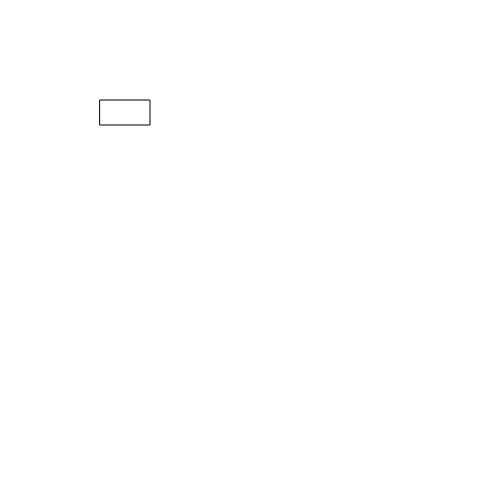
Frame 1 (no input)
Frame 60 (no input): identical to frame 1, image omitted
Frame 120 (the mouse pressed at the canvas centre since frame 60): identical to frame 1, image omitted

The p5.js sketch that drew this single still picture (run headless with seeded random() and noise() and a simulated clock; from frame 60 on, the mouse is pressed at the canvas centre):

// p5.js sketch
// ── sketch.js
let myCar1 ;

function setup() {
  createCanvas(500, 500);
  myCar1 = new Car();
}

function draw() {
  background('white');
  myCar1.display() ;
}

class Car {

  constructor() {
    //attributes
    this.x = 100 ;
  }

  //methods
  display(){
    rect(this.x, 100, 50, 25);
  }

}
